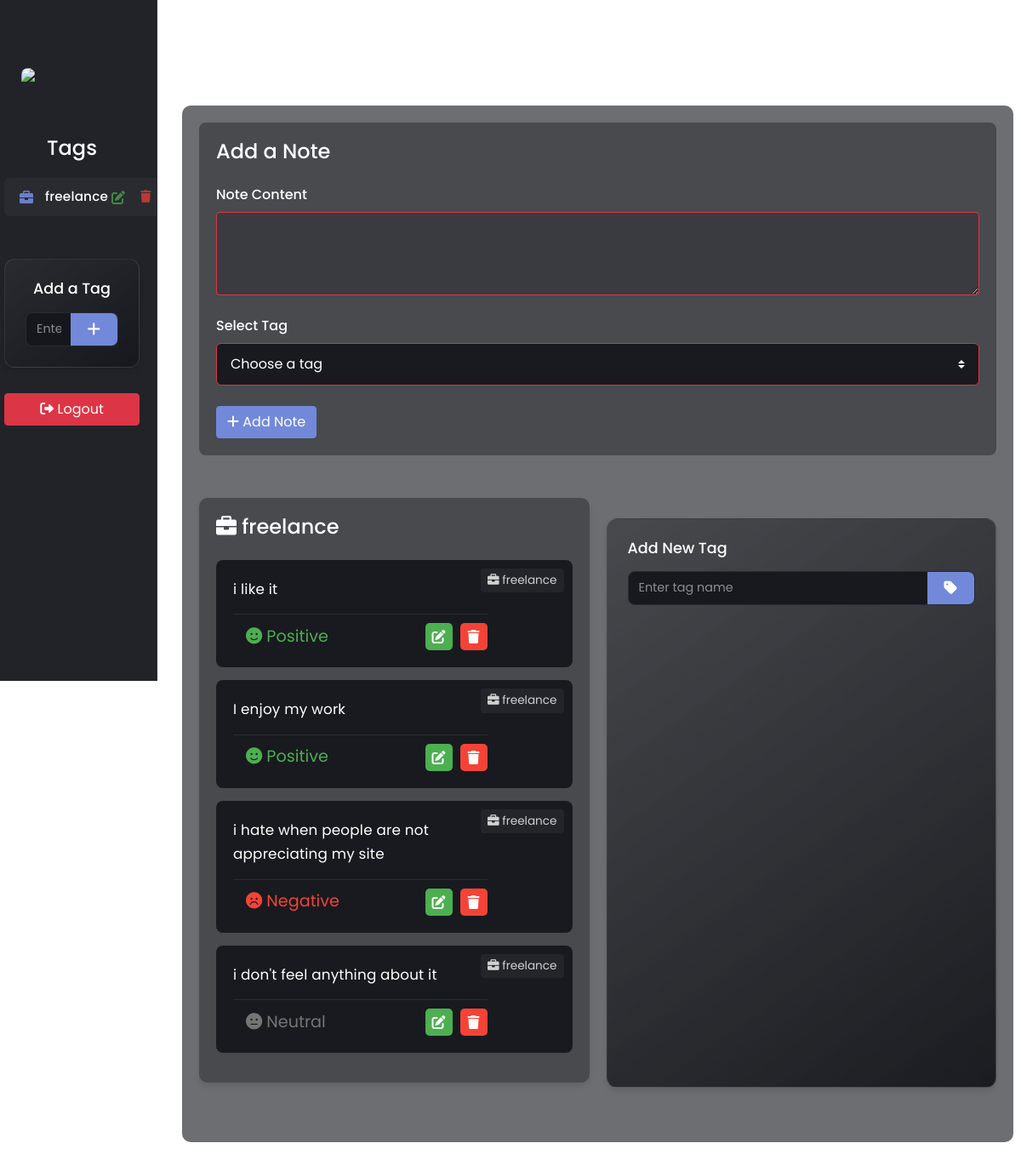
The app's page / (signed in) with its own data.
### website/models.py (models this page shows)
class Tag(db.Model):
    id = db.Column(db.Integer, primary_key=True)
    name = db.Column(db.String(150))
    user_id = db.Column(db.Integer, db.ForeignKey('user.id'))
    notes = db.relationship('Note')
    icon = db.Column(db.String(150), nullable=True, default='fas fa-tag')

class Note(db.Model):
    id = db.Column(db.Integer, primary_key=True)
    data = db.Column(db.String(10000))
    date = db.Column(db.DateTime(timezone=True), default=func.now())
    user_id = db.Column(db.Integer, db.ForeignKey('user.id'))
    tag_id = db.Column(db.Integer, db.ForeignKey('tag.id'), nullable=True)
    sentiment = db.Column(db.Float, nullable=True)

### website/views.py (the view, shortened to what this page needs)
@views.route('/', methods=['GET', 'POST'])
@login_required
def home():
    api_error = False
    tags = Tag.query.filter_by(user_id=current_user.id).all()
    notes = Note.query.filter_by(user_id=current_user.id).all()
    for note in notes:
        note.icon = default_icon
    return render_template("home.html", user=current_user, tags=tags, notes=notes, api_error=api_error)

### website/__init__.py (called while the page is built)
def create_app():
    load_dotenv()
    app = Flask(__name__)
    app.config['SECRET_KEY'] = 'hjshjhdjah kjshkjdhjs'
    app.config['SQLALCHEMY_DATABASE_URI'] = f'sqlite:///{DB_NAME}'
    db.init_app(app)
    migrate.init_app(app, db)
    from .views import views
    from .auth import auth
    app.register_blueprint(views, url_prefix='/')
    app.register_blueprint(auth, url_prefix='/')
    from .models import User, Note, Tag
    with app.app_context():
        db.create_all()
    login_manager = LoginManager()
    login_manager.login_view = 'auth.login'
    login_manager.init_app(app)
    @login_manager.user_loader
    def load_user(id):
        return User.query.get(int(id))
    return app

### website/templates/home.html (shortened to what this page needs)
{% extends "base.html" %}
{% block content %}
<div class="container-fluid">
    <div class="row">
        <nav id="sidebar" class="col-md-3 col-lg-2 d-md-block sidebar">
            <div class="sidebar-sticky">
                <div class="logo-container">
                    <img src="{{ url_for('static', filename='new_logo.png') }}" alt="Website Logo" class="sidebar-logo">
                </div>
                <h3>Tags</h3>
                <ul class="nav flex-column tag-list">
                    {% for tag in tags %}
                    <li class="nav-item">
                        <div class="tag-item">
                            <div class="tag-content">
                                <i class="{{ tag.icon }}"></i>
                                <span class="tag-name">{{ tag.name }}</span>
                            </div>
                            <div class="tag-actions">
                                <a href="/edit-tag/{{ tag.id }}" class="edit-button" title="Edit"><i class="fas fa-edit"></i></a>
                                <form method="POST" action="/delete-tag/{{ tag.id }}" class="d-inline">
                                    <button type="submit" class="delete-button" title="Delete"><i class="fas fa-trash"></i></button>
                                </form>
                            </div>
                        </div>
                    </li>
                    {% endfor %}
                </ul>
                <div class="add-tag-section">
                    <h5>Add a Tag</h5>
                    <form method="POST" action="/create-tag">
                        <div class="form-group">
                            <div class="input-group">
                                <input type="text" class="form-control" id="tag_name" name="tag_name" placeholder="Enter tag name" required />
                                <div class="input-group-append">
                                    <button type="submit" class="btn btn-primary">
                                        <i class="fas fa-plus"></i>
                                    </button>
                                </div>
                            </div>
                        </div>
                    </form>
                </div>
                <div class="logout-section">
                    <form method="GET" action="/logout">
                        <button type="submit" class="btn btn-danger btn-block">
                            <i class="fas fa-sign-out-alt"></i> Logout
                        </button>
                    </form>
                </div>
            </div>
        </nav>
        <main role="main" class="col-md-9 ml-sm-auto col-lg-10 px-md-4">
            <h1 class="text-center mt-4">{{ user.first_name }}'s Notes</h1>
            <div class="notes-container">
                <div class="add-note-section">
                    <h3>Add a Note</h3>
                    <form method="POST">
                        <div class="form-group">
                            <label for="note">Note Content</label>
                            <textarea name="note" id="note" class="form-control auto-expand" rows="3" required></textarea>
                        </div>
                        <div class="form-group">
                            <label for="tag_id">Select Tag</label>
                            <select class="form-control custom-select" id="tag_id" name="tag_id" required>
                                <option value="" disabled selected>Choose a tag</option>
                            </select>
                        </div>
                        <button type="submit" class="btn btn-primary">
                            <i class="fas fa-plus"></i> Add Note
                        </button>
                    </form>
                </div>
                <div class="notes-grid">
                    {% for tag in tags %}
                    <div class="notes-section">
                        <h3><i class="{{ tag.icon }}"></i> {{ tag.name }}</h3>
                        <div class="notes-list">
                            {% for note in notes %}
                            {% if note.tag_id == tag.id %}
                            <div class="note-item" data-note-id="{{ note.id }}">
                                <div class="note-content">{{ note.data }}</div>
                                <div class="tag-badge">
                                    <i class="{{ tag.icon }}"></i> {{ tag.name }}
                                </div>
                                <div class="note-metadata">
                                    <div class="sentiment-indicator {% if note.sentiment > 0.3 %}sentiment-positive{% elif note.sentiment < -0.3 %}sentiment-negative{% else %}sentiment-neutral{% endif %}" title="{% if note.sentiment > 0.3 %}Positive{% elif note.sentiment < -0.3 %}Negative{% else %}Neutral{% endif %}">
                                        <i class="fas {% if note.sentiment > 0.3 %}fa-smile{% elif note.sentiment < -0.3 %}fa-frown{% else %}fa-meh{% endif %}"></i>
                                        <span class="sentiment-label">{% if note.sentiment > 0.3 %}Positive{% elif note.sentiment < -0.3 %}Negative{% else %}Neutral{% endif %}</span>
                                    </div>
                                    <div class="note-actions">
                                        <button class="edit-btn" onclick="window.location.href='/edit-note/{{ note.id }}'" title="Edit Note">
                                            <i class="fas fa-edit"></i>
                                        </button>
                                        <button class="close-btn" onClick="deleteNote('{{ note.id }}')" title="Delete Note">
                                            <i class="fas fa-trash"></i>
                                        </button>
                                    </div>
                                </div>
                            </div>
                            {% endif %}
                            {% endfor %}
                        </div>
                    </div>
                    {% endfor %}
                    <div class="add-tag-section">
                        <h5>Add New Tag</h5>
                        <form method="POST" action="/create-tag">
                            <div class="form-group">
                                <div class="input-group">
                                    <input type="text" class="form-control" id="tag_name" name="tag_name" placeholder="Enter tag name" required />
                                    <div class="input-group-append">
                                        <button type="submit" class="btn btn-primary" title="Add Tag">
                                            <i class="fas fa-tag"></i>
                                        </button>
                                    </div>
                                </div>
                            </div>
                        </form>
                    </div>
                </div>
            </div>
        </main>
    </div>
</div>
{% endblock %}

### website/templates/base.html (style rules this page uses)
body { background: url("/static/background1.jpg"); background-repeat: no-repeat; background-size: cover; background-attachment: fixed; min-height: 100vh; }
.edit-button { margin-right: 10px; color: #007bff; text-decoration: none; }
.delete-button { margin-left: 10px; background: none; border: none; color: #dc3545; cursor: pointer; }
.edit-btn { background-color: #4CAF50; color: white; border: none; padding: 5px 10px; cursor: pointer; border-radius: 5px; margin-left: 5px; }
.close-btn { background-color: #f44336; color: white; border: none; padding: 5px 10px; cursor: pointer; border-radius: 5px; margin-left: 5px; }
.note-item { position: relative; padding-right: 100px; }

### records on screen
Tag: name "freelance"
Note: data "i like it", sentiment 0.4 (drawn)
Note: data "I enjoy my work", sentiment 0.4 (drawn)
Note: data "i hate when people are not appreciating my site", sentiment -0.4 (drawn)
Note: data "i don't feel anything about it", sentiment 0 (drawn)
